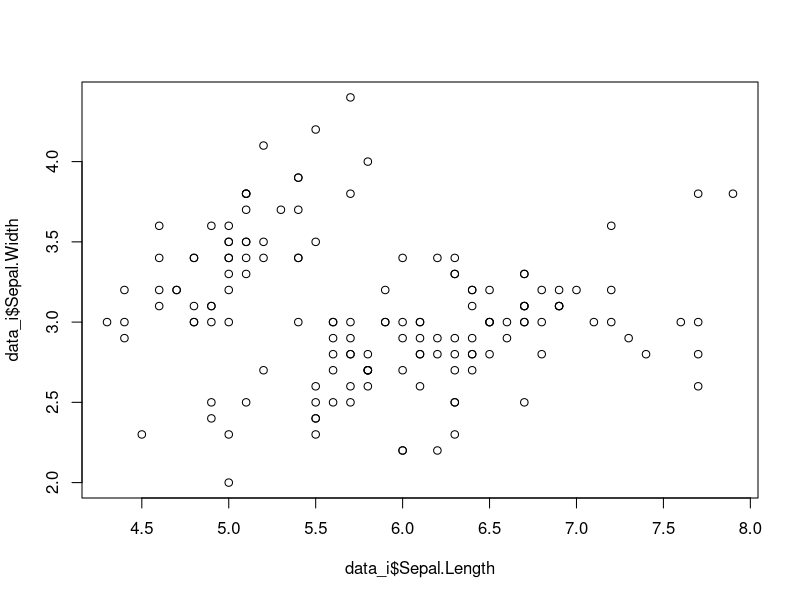
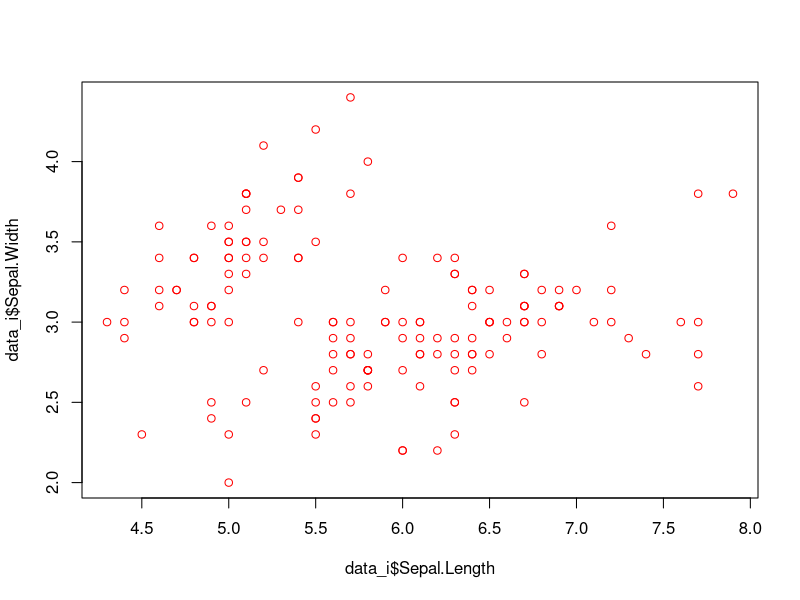
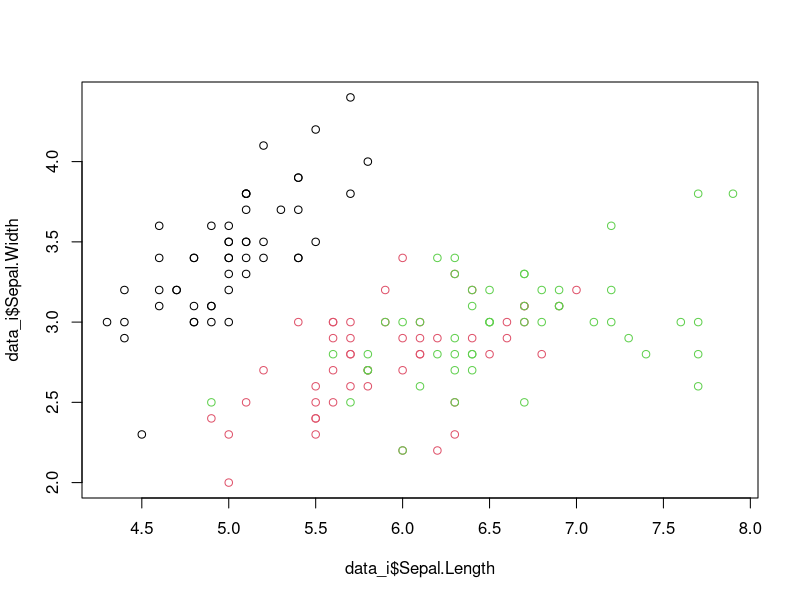
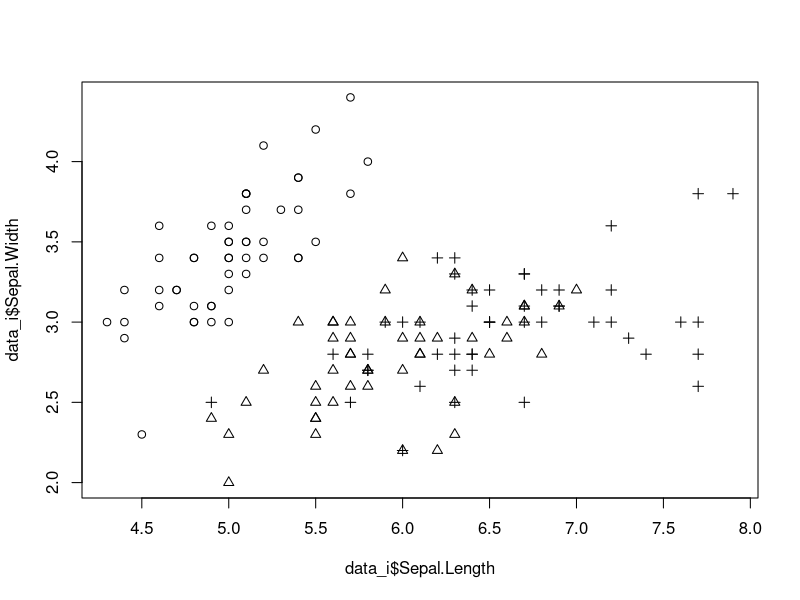
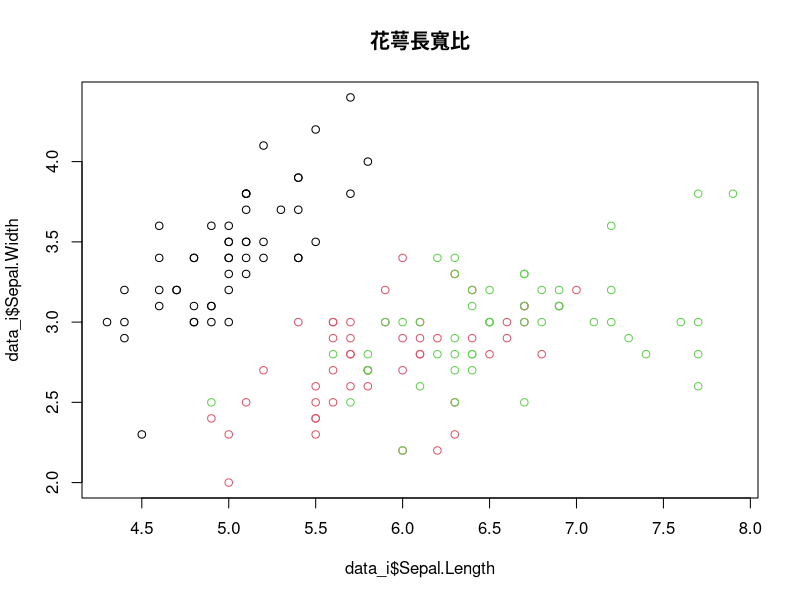
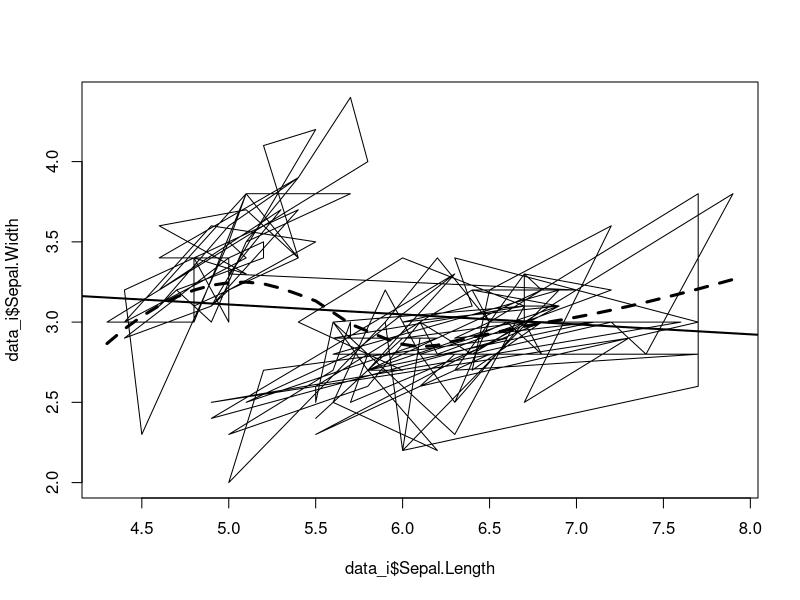

The R source for these figures, in order: (Note: this script raises an error after producing the figures.)
rm(list=ls())

#please preread Ch3.4

# input data
data_i=iris

## 1. basic plot
# scatter plot
plot(data_i$Sepal.Length,data_i$Sepal.Width)
plot(data_i$Sepal.Length,data_i$Sepal.Width,col="red")
plot(data_i$Sepal.Length,data_i$Sepal.Width,col=data_i$Species)
plot(data_i$Sepal.Length,data_i$Sepal.Width,pch=as.numeric(data_i$Species))
# for paper print
plot(data_i$Sepal.Length,data_i$Sepal.Width,col=data_i$Species,main="花萼長寬比")
plot(data_i$Sepal.Length,data_i$Sepal.Width,type="l")

?plot

#add line 
# 我們也可以畫出回歸趨勢線
lm.model <- lm(Sepal.Width ~ Sepal.Length, data_i)    # 建立一個線性回歸
# 畫上回歸的趨勢線
abline(lm.model,lwd=2)     # lwd 代表線的粗細

#add curve
M.Loess <- loess(Sepal.Width ~ Sepal.Length, data = data_i)
Fit <- fitted(M.Loess)
Ord1 <- order(data_i$Sepal.Length)
lines(data_i$Sepal.Length[Ord1], Fit[Ord1],
      lwd = 3, lty = 2)

# Advanced scatter plot
plot(data)
plot(data[1:4])

# function plot
plot(sin, -pi, 2*pi)

#hist
hist(data_t$Sepal.Length)
hist(data_t$Sepal.Length,breaks = 50)
#hist(x, breaks = "Sturges",
#     freq = NULL, probability = !freq,
#     include.lowest = TRUE, right = TRUE,
#     density = NULL, angle = 45, col = NULL, border = NULL,
#     main = paste("Histogram of" , xname),
#     xlim = range(breaks), ylim = NULL,
#     xlab = xname, ylab,
#     axes = TRUE, plot = TRUE, labels = FALSE,
#     nclass = NULL, warn.unused = TRUE, ...)

#boxplot
boxplot(data_i[1:4])
boxplot(Sepal.Length ~ Species, data_i)
#最大值區間：Q3 + 1.5 * (Q3-Q1)，以橫線表示
#上四分位數Q3：以內箱上限表示
#中位數：以內箱中的黑粗線表示
#下四分位數Q1：以內箱下限表示
#最小值區間：Q1 – 1.5 * (Q3-Q1)，以橫線表示
#離群值：超過最大值區間或最小值區間的樣本，以圈圈表示

# output
png("boxplot.png", width=600, height=600)
dev.off() 

# homework
# 1.請讀入titatic_csv.csv檔案，並畫出艙等的直方圖。
# 2.請畫出花瓣（petal）長寬的散點圖，並加上趨勢線。並說明趨勢線是用來做什麼的？
# 3.請畫出性別與艙等的plot圖。比較與iris有什麼不同？為什麼？
# 4.讀取你自己的datasheet，並探索如何呈現最好，並做一張圖。
# 5.(加分題）探索使用ggplot，並做一張圖。
